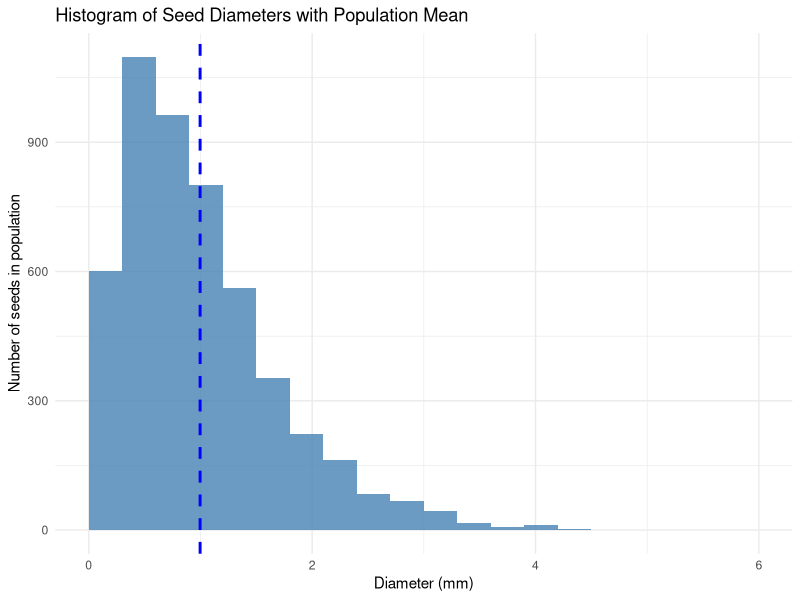
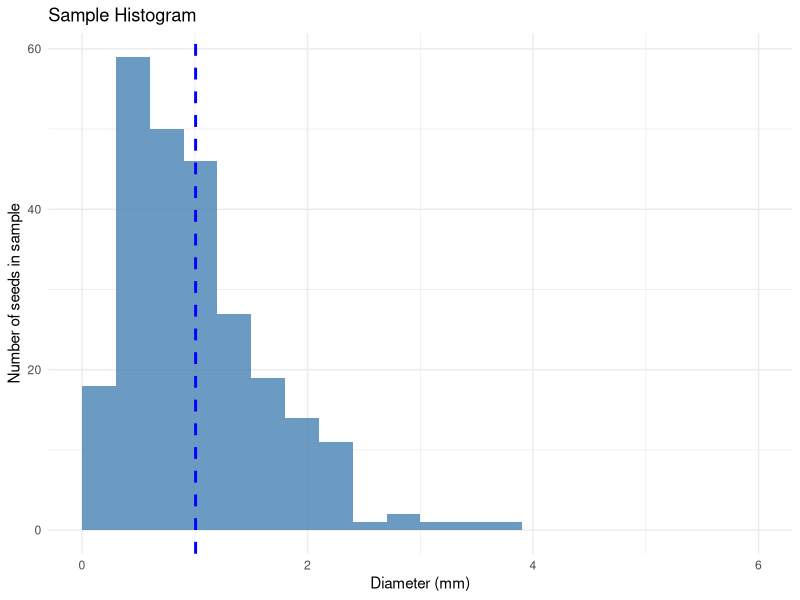
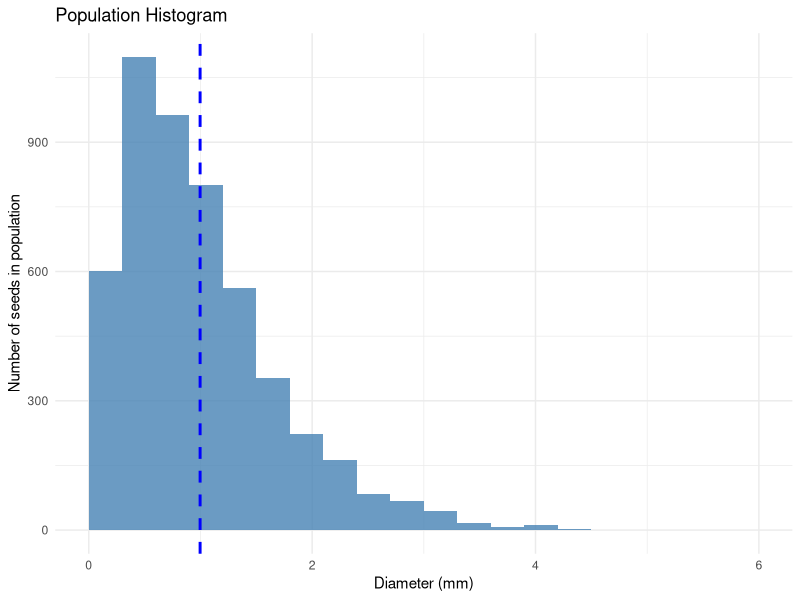
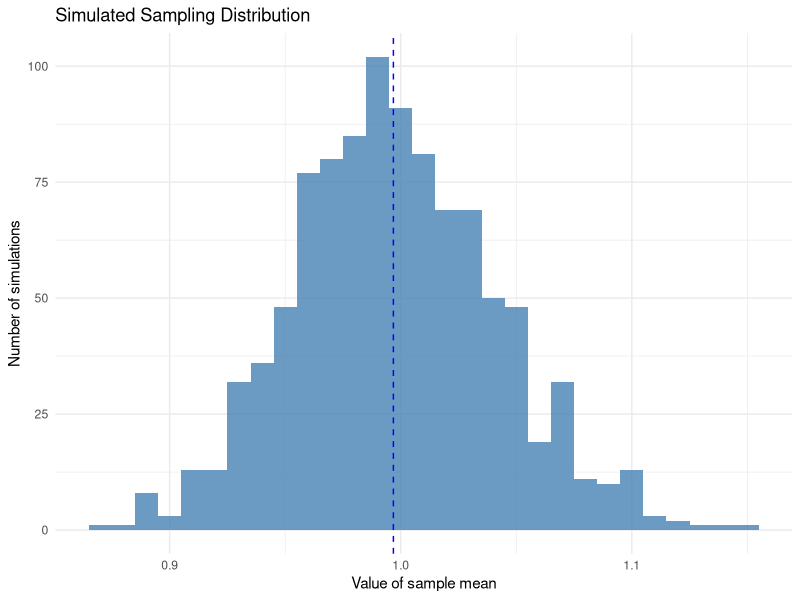
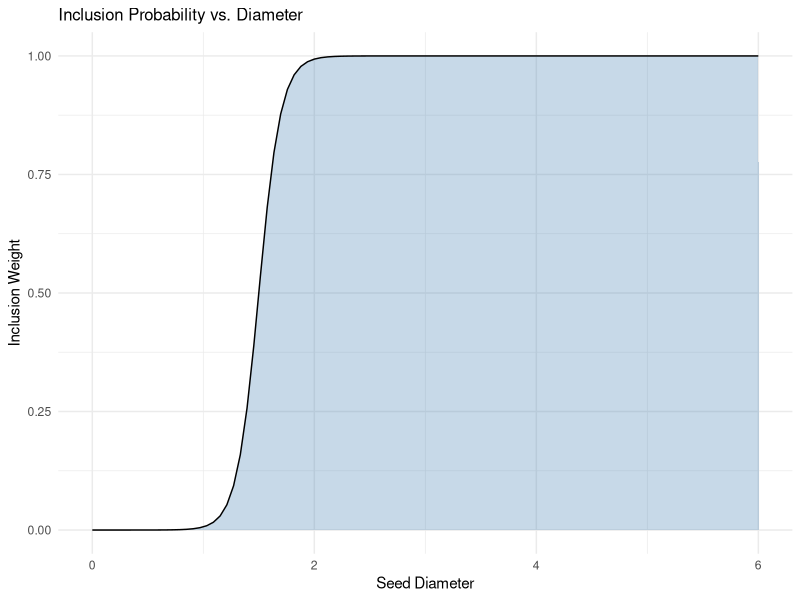
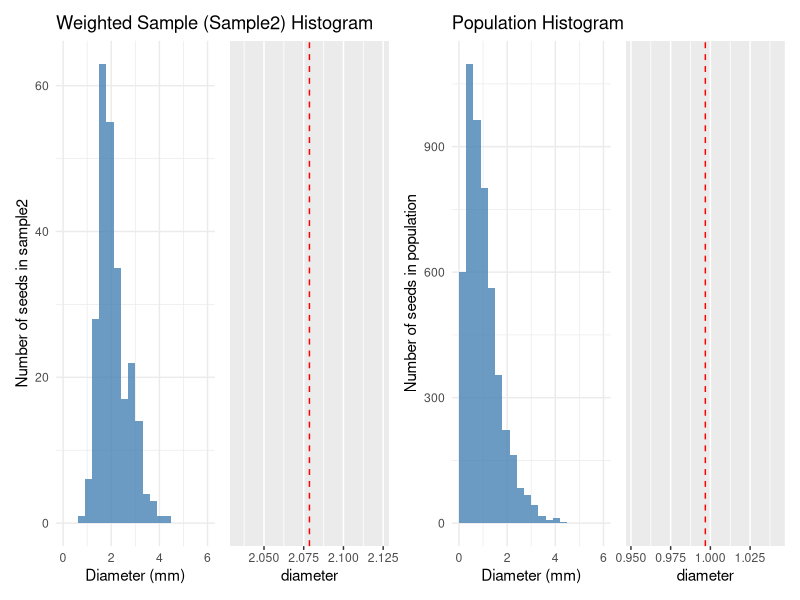
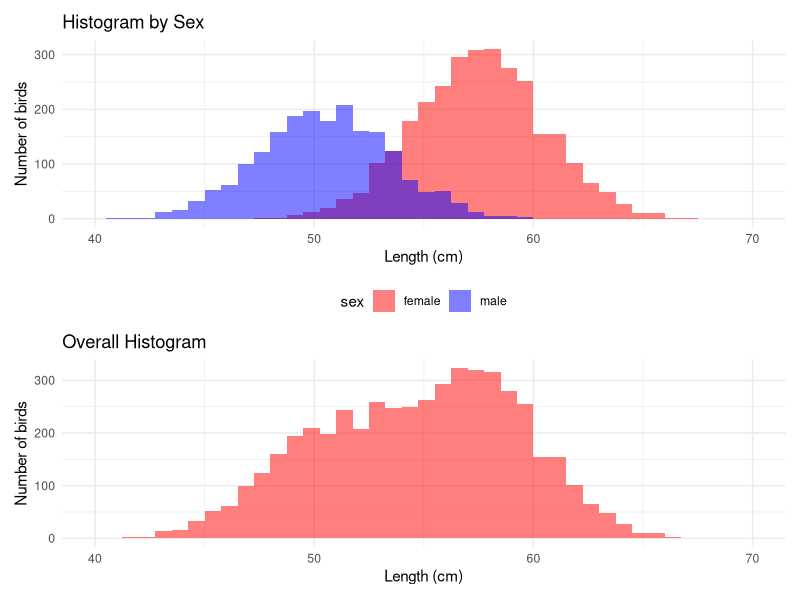
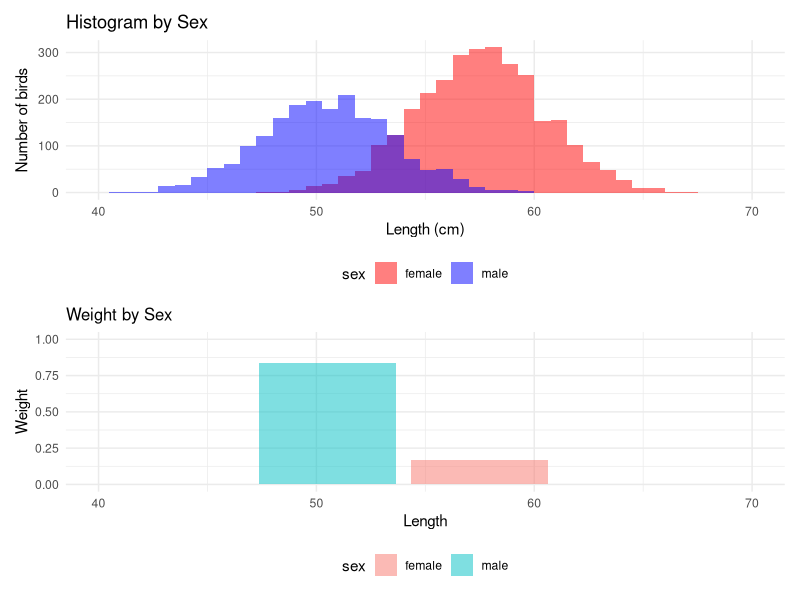

The R source for these figures, in order:
## ---- chunk 1
knitr::opts_chunk$set(message =  FALSE)
knitr::opts_chunk$set(warning =  FALSE)
knitr::opts_chunk$set(error =  FALSE)
bfcolor <- function(x, color) {
  if (knitr::is_latex_output()) {
    sprintf("\\textcolor{%s}{\\textbf{%s}}", color, x)
  } else if (knitr::is_html_output()) {
    sprintf("<span style='color: %s;'><b>%s</b></span>", color, x)
  } else x
}

# Install necessary libraries if they aren't installed
if (!require(dplyr)) install.packages("dplyr")
if (!require(tidyr)) install.packages("tidyr")
if (!require(ggplot2)) install.packages("ggplot2")
## ---- chunk 2
# Load libraries
library(dplyr)
library(ggplot2)
## ---- chunk 3
# Load necessary library
set.seed(40221) # for reproducibility

# Simulate seed diameters
population <- data.frame(
  diameter = rgamma(n = 5000, shape = 2, scale = 1/2),
  seed = 0:(5000 - 1)
)

# Check first few rows
head(population, 3)
## ---- chunk 4
# Calculate the mean diameter for the hypothetical population
mean_diameter <- mean(population$diameter)

# Display the result
print(mean_diameter)
## ---- chunk 5
std_dev_pop_diameter = sd(population$diameter)
print(std_dev_pop_diameter)
## ---- chunk 6
hist_pop <- ggplot(population, aes(x = diameter)) +
  geom_histogram(binwidth = 0.3, fill = "steelblue", alpha = 0.8, boundary = 0) +
  geom_vline(aes(xintercept = mean_diameter), color = "blue", linetype = "dashed", size = 1) +
  labs(
    x = "Diameter (mm)",
    y = "Number of seeds in population",
    title = "Histogram of Seed Diameters with Population Mean"
  ) +
  xlim(0, 6) +
  theme_minimal()

# Display the plot
print(hist_pop)
## ---- chunk 7
# Set seed for reproducibility
set.seed(40221)

# Draw a random sample of 250 seeds without replacement
sample <- population[sample(1:nrow(population), size = 250, replace = FALSE), ]

# View the sample
head(sample)
## ---- chunk 8
mean_sample_diameter <- mean(sample$diameter)
mean_sample_diameter
## ---- chunk 9
# Load required libraries
library(ggplot2)
library(patchwork)

# Calculate means
mean_sample_diameter <- mean(sample$diameter)
mean_population_diameter <- mean(population$diameter)

# Create histogram for the sample
hist_samp <- ggplot(sample, aes(x = diameter)) +
  geom_histogram(binwidth = 0.3, fill = "steelblue", alpha = 0.8, boundary = 0) +
  geom_vline(aes(xintercept = mean_sample_diameter), color = "blue", linetype = "dashed", size = 1) +
  labs(
    x = "Diameter (mm)",
    y = "Number of seeds in sample",
    title = "Sample Histogram"
  ) +
  xlim(0, 6) +
  theme_minimal()

# Create histogram for the population
hist_pop <- ggplot(population, aes(x = diameter)) +
  geom_histogram(binwidth = 0.3, fill = "steelblue", alpha = 0.8, boundary = 0) +
  geom_vline(aes(xintercept = mean_population_diameter), color = "blue", linetype = "dashed", size = 1) +
  labs(
    x = "Diameter (mm)",
    y = "Number of seeds in population",
    title = "Population Histogram"
  ) +
  xlim(0, 6) +
  theme_minimal()

# Display the combined plot
print(hist_samp)
print(hist_pop)
## ---- chunk 10
# Set seed for reproducibility
set.seed(40221)

# Number of samples to simulate
nsim <- 1000

# Storage for the sample means
samp_means <- numeric(nsim)

# Repeatedly sample and store the sample mean
for (i in 1:nsim) {
  samp_means[i] <- mean(population[sample(1:nrow(population), size = 250, replace = FALSE), "diameter"])
}

# Check the length of samp_means
# print(samp_means)
## ---- chunk 11
# Calculate the bias
bias <- mean(samp_means) - mean(population$diameter)

# Display the bias
bias
## ---- chunk 12
# Calculate the standard deviation of sample means
std_samp_means <- sd(samp_means)

# Display the standard deviation
std_samp_means
## ---- chunk 13
# Calculate the custom standard deviation
sqrt(sum((samp_means - mean(population$diameter))^2) / 1000)

## ---- chunk 14
# Load required library
library(ggplot2)

# Create a data frame for the sampling distribution
sampling_data <- data.frame(sample_mean = samp_means)

# Calculate the population mean
mean_population_diameter <- mean(population$diameter)

# Plot the sampling distribution
ggplot(sampling_data, aes(x = sample_mean)) +
  geom_histogram(binwidth = 0.01, fill = "steelblue", alpha = 0.8) +
  geom_vline(xintercept = mean_population_diameter, color = "blue", linetype = "dashed") +
  labs(
    x = "Value of sample mean",
    y = "Number of simulations",
    title = "Simulated Sampling Distribution"
  ) +
  theme_minimal()

## ---- chunk 15
# Create a copy of the population data frame
population_mod1 <- data.frame(population)
## ---- chunk 16

# Define the weight function
weight_fn <- function(x, r = 10, c = 1.5) {
  1 / (1 + exp(-r * (x - c)))
}

# Create a grid of values to use in plotting the function
grid <- seq(0, 6, length.out = 100)
weight_df <- data.frame(
  seed_diameter = grid,
  weight = weight_fn(grid)
)

# Plot inclusion probability against diameter
weight_plot <- ggplot(weight_df, aes(x = seed_diameter, y = weight)) +
  geom_area(alpha = 0.3, fill = "steelblue") +  # Area plot
  geom_line(color = "black") +                  # Line plot on top of the area
  labs(
    x = "Seed Diameter",
    y = "Inclusion Weight",
    title = "Inclusion Probability vs. Diameter"
  ) +
  theme_minimal() +
  theme(plot.title = element_text(size = 12))

# Display the plot
print(weight_plot)

## ---- chunk 17
# Define the weight function
weight_fn <- function(x, r = 10, c = 1.5) {
  1 / (1 + exp(-r * (x - c)))
}

# Assign weight to each seed
population_mod1 <- population # Create a copy
population_mod1$weight <- weight_fn(population_mod1$diameter)

# Draw weighted sample
set.seed(40721) # For reproducibility
sample2 <- population_mod1[sample(1:nrow(population_mod1), size = 250, replace = FALSE, prob = population_mod1$weight), "diameter", drop = FALSE]

# View the weighted sample
dim(sample2)
## ---- chunk 18
mean_sample2_diameter <- mean(sample2$diameter)
mean_sample2_diameter
## ---- chunk 19
# Base layer for sample2
base_samp <- ggplot(sample2, aes(x = diameter))

# Histogram of diameter measurements for sample2
hist_samp <- base_samp +
  geom_histogram(binwidth = 0.3, fill = "steelblue", alpha = 0.8, boundary = 0) +
  labs(
    x = "Diameter (mm)",
    y = "Number of seeds in sample2",
    title = "Weighted Sample (Sample2) Histogram"
  ) +
  xlim(0, 6) +
  theme_minimal()

# Vertical line for sample2 mean
mean_samp <- base_samp +
  geom_vline(xintercept = mean(sample2$diameter), color = "red", linetype = "dashed")

# Histogram of diameter measurements for the population
base_pop <- ggplot(population, aes(x = diameter))
hist_pop <- base_pop +
  geom_histogram(binwidth = 0.3, fill = "steelblue", alpha = 0.8, boundary = 0) +
  labs(
    x = "Diameter (mm)",
    y = "Number of seeds in population",
    title = "Population Histogram"
  ) +
  xlim(0, 6) +
  theme_minimal()

# Vertical line for population mean
mean_pop <- base_pop +
  geom_vline(xintercept = mean(population$diameter), color = "red", linetype = "dashed")

# Combine layers and display
(hist_samp + mean_samp) | (hist_pop + mean_pop)
## ---- chunk 20
head(population_mod1)
## ---- chunk 21
# Set seed for reproducibility
set.seed(40221)

# Number of samples to simulate
nsim <- 1000

# Storage for the sample means
samp_means <- numeric(nsim)

population3 <-population_mod1

# Repeatedly sample and store the sample mean in the samp_means array
for (i in 1:nsim) {
  # Draw a weighted sample of 250 observations
  sample <- population3[sample(1:nrow(population3), size = 250, replace = FALSE, prob = population3$weight), ]
  
  # Store the sample mean
  samp_means[i] <- mean(sample$diameter)
}

# Compute the average difference between the sample means and the population mean
avg_diff <- mean(samp_means - mean(population3$diameter))

# Display the result
avg_diff

## ---- chunk 22
# Set seed for reproducibility
set.seed(40721)

# Simulate hypothetical population for female hawks
female_hawks <- data.frame(
  length = rnorm(n = 3000, mean = 57.5, sd = 3),
  sex = rep("female", 3000)
)

# Simulate hypothetical population for male hawks
male_hawks <- data.frame(
  length = rnorm(n = 2000, mean = 50.5, sd = 3),
  sex = rep("male", 2000)
)

# Combine the two populations
population_hawks <- rbind(female_hawks, male_hawks)

# Preview the first 2 rows for each sex
population_hawks[population_hawks$sex == "female", ][1:2, ]
population_hawks[population_hawks$sex == "male", ][1:2, ]

## ---- chunk 23
# Load required libraries
library(ggplot2)
library(patchwork)

# Base plot for population_hawks
base <- ggplot(population_hawks, aes(x = length))

# Histogram for the overall population
hist <- base +
  geom_histogram(binwidth = 0.75, fill = "red", alpha = 0.5, boundary = 0) +
  scale_x_continuous(limits = c(40, 70)) +
  labs(
    x = "Length (cm)",
    y = "Number of birds",
    title = "Overall Histogram"
  ) +
  theme_minimal() +
  theme(plot.margin = margin(5, 5, 5, 5))

# Histogram grouped by sex
hist_bysex <- base +
  geom_histogram(aes(fill = sex), binwidth = 0.75, alpha = 0.5, position = "identity", boundary = 0) +
  scale_x_continuous(limits = c(40, 70)) +
  scale_fill_manual(values = c("red", "blue")) +
  labs(
    x = "Length (cm)",
    y = "Number of birds",
    title = "Histogram by Sex"
  ) +
  theme_minimal() +
  theme(plot.margin = margin(5, 5, 5, 5), legend.position = "bottom")

# Combine the histograms vertically
combined_plot <- hist_bysex / hist

# Display the combined plot
print(combined_plot)
## ---- chunk 24
# Compute the mean for numeric columns only
col_means <- sapply(population_hawks[sapply(population_hawks, is.numeric)], mean)

# Display the results
col_means

## ---- chunk 25
# Set seed for reproducibility
set.seed(40821)

# Randomly sample 300 rows without replacement
sample_hawks <- population_hawks[sample(1:nrow(population_hawks), size = 300, replace = FALSE), ]

# View the sampled data
head(sample_hawks)
## ---- chunk 26
# Calculate the proportions of each sex in the sample
proportion_hawks_sample <- sample_hawks %>%
  group_by(sex) %>%
  summarise(proportion = n() / nrow(sample_hawks))

# Display the proportions
proportion_hawks_sample
## ---- chunk 27
# Compute the mean for numeric columns only
sample_hawks_means <- sapply(sample_hawks[sapply(sample_hawks, is.numeric)], mean)

# Display the results
sample_hawks_means
## ---- chunk 28
# Define the weight function
weight_fn <- function(sex, p = 5/6) {
  if (sex == "male") {
    out <- p
  } else {
    out <- 1 - p
  }
  return(out)
}

# Create the weight data frame
weight_df <- data.frame(
  length = c(50.5, 57.5),
  weight = c(5/6, 1/6),
  sex = c("male", "female")
)

# Plot the weights as a bar chart
wt <- ggplot(weight_df, aes(x = length, y = weight, fill = sex)) +
  geom_bar(stat = "identity", alpha = 0.5) +
  scale_x_continuous(limits = c(40, 70)) +
  scale_y_continuous(limits = c(0, 1)) +
  labs(
    x = "Length",
    y = "Weight",
    title = "Weight by Sex"
  ) +
  theme_minimal() +
  theme(
    legend.position = "bottom",
    plot.title = element_text(size = 12)
  )

# Combine the bar chart with hist_bysex (assumes hist_bysex is already defined)
combined_plot <- hist_bysex / wt

# Display the combined plot
print(combined_plot)
## ---- chunk 29
# For reproducibility
set.seed(40821)

# Define the weight function
weight_fn <- function(sex, p = 5/6) {
  if (sex == "male") {
    return(p)
  } else {
    return(1 - p)
  }
}

# Assign weights to the population
population_hawks$weight <- sapply(population_hawks$sex, weight_fn)

# Draw a weighted sample
sample_hawks_biased <- population_hawks[sample(1:nrow(population_hawks), size = 300, replace = FALSE, prob = population_hawks$weight), ]

# Compute the mean of the sample
sample_hawks_biased_mean <- mean(sample_hawks_biased$length)

# Display the result
sample_hawks_biased_mean

## ---- chunk 30
# For reproducibility
set.seed(40221)

# Number of samples to simulate
nsim <- 1000

# Storage for the sample means
samp_means_hawks <- numeric(nsim)

# Define the weight function
weight_fn <- function(sex, p = 5/6) {
  if (sex == "male") {
    return(p)
  } else {
    return(1 - p)
  }
}

# Assign weights to the population
population_hawks$weight <- sapply(population_hawks$sex, weight_fn)

# Repeatedly sample and store the sample mean in the samp_means array
for (i in 1:nsim) {
  sample_hawks <- population_hawks[
    sample(
      1:nrow(population_hawks),
      size = 300,
      replace = FALSE,
      prob = population_hawks$weight
    ), ]
  samp_means_hawks[i] <- mean(sample_hawks$length)
}

# Compute the average difference between the sample means and the population mean
avg_diff_hawks <- mean(samp_means_hawks - mean(population_hawks$length))

# Display the result
avg_diff_hawks

## ---- chunk 31
# Set seed for reproducibility
set.seed(40221)

# Invert weights: Higher weights for females and lower for males
weight_fn_inverted <- function(sex, p = 5/6) {
  if (sex == "male") {
    return(1 - p) # Lower weight for males
  } else {
    return(p)     # Higher weight for females
  }
}

# Assign inverted weights to the population
population_hawks$weight_inverted <- sapply(population_hawks$sex, weight_fn_inverted)

# Number of samples to simulate
nsim <- 1000

# Storage for the sample means
samp_means_hawks_inverted <- numeric(nsim)

# Repeatedly sample and store the sample mean
for (i in 1:nsim) {
  sample_hawks_inverted <- population_hawks[
    sample(
      1:nrow(population_hawks),
      size = 300,
      replace = FALSE,
      prob = population_hawks$weight_inverted
    ), ]
  samp_means_hawks_inverted[i] <- mean(sample_hawks_inverted$length)
}

# Compute bias: Average difference between sample means and population mean
estimated_bias <- mean(samp_means_hawks_inverted - mean(population_hawks$length))

# Display the result
estimated_bias

## ---- chunk 32
# Set seed for reproducibility
set.seed(40221)

# Simulate seed diameters
population3 <- data.frame(
  seed = 0:(5000 - 1),
  diameter = rgamma(n = 5000, shape = 2, scale = 1/2)
)

# Define the weight function for inclusion probability
weight_fn <- function(x, r = 2, c = 2) {
  1 / (1 + exp(-r * (x - c)))
}

# Assign inclusion probability to each seed
population3$samp_weight <- weight_fn(population3$diameter)

# Draw weighted sample
set.seed(40721) # For reproducibility
sample3 <- population3[sample(1:nrow(population3), size = 250, replace = FALSE, prob = population3$samp_weight), ]

# View the weighted sample
head(sample3)
## ---- chunk 33
# Calculate sample and population means
means <- c(
  `sample mean` = mean(sample3$diameter),
  `population mean` = mean(population3$diameter)
)

# Print the means
print(means)
## ---- chunk 34
sample3$bias_adjustment <- (sample3$samp_weight^(-1)) / sum(sample3$samp_weight^(-1))

# Weight diameter measurements
sample3$weighted_diameter <- sample3$diameter * sample3$bias_adjustment

# Sum to compute weighted average
weighted_average <- sum(sample3$weighted_diameter)

# Display the result
weighted_average
## ---- chunk 35
# Calculate sample mean, weighted average, and population mean
means <- c(
  `sample mean` = mean(sample3$diameter),
  `weighted average` = sum(sample3$weighted_diameter),
  `population mean` = mean(population3$diameter)
)

# Print the results
print(means)

## ---- chunk 36
set.seed(40821) # for reproducibility

# Assuming hawks_biased is already available
# Sample with bias and retain weights
sample_hawks_biased <- population_hawks[sample(1:nrow(population_hawks), size = 100, replace = TRUE, prob = population_hawks$weight), ]

# Compute the raw sample mean
sample_mean <- mean(sample_hawks_biased$length)

# Define the bias correction factor by normalizing the inverse weights
total_weight <- sum(1 / sample_hawks_biased$weight)
sample_hawks_biased$bias_adjustment <- (1 / sample_hawks_biased$weight) / total_weight

# Compute the weighted average length
sample_mean_corrected <- sum(sample_hawks_biased$length * sample_hawks_biased$bias_adjustment)

# Print the raw and corrected sample means
print(paste("Raw Sample Mean:", sample_mean))
print(paste("Corrected Sample Mean:", sample_mean_corrected))


